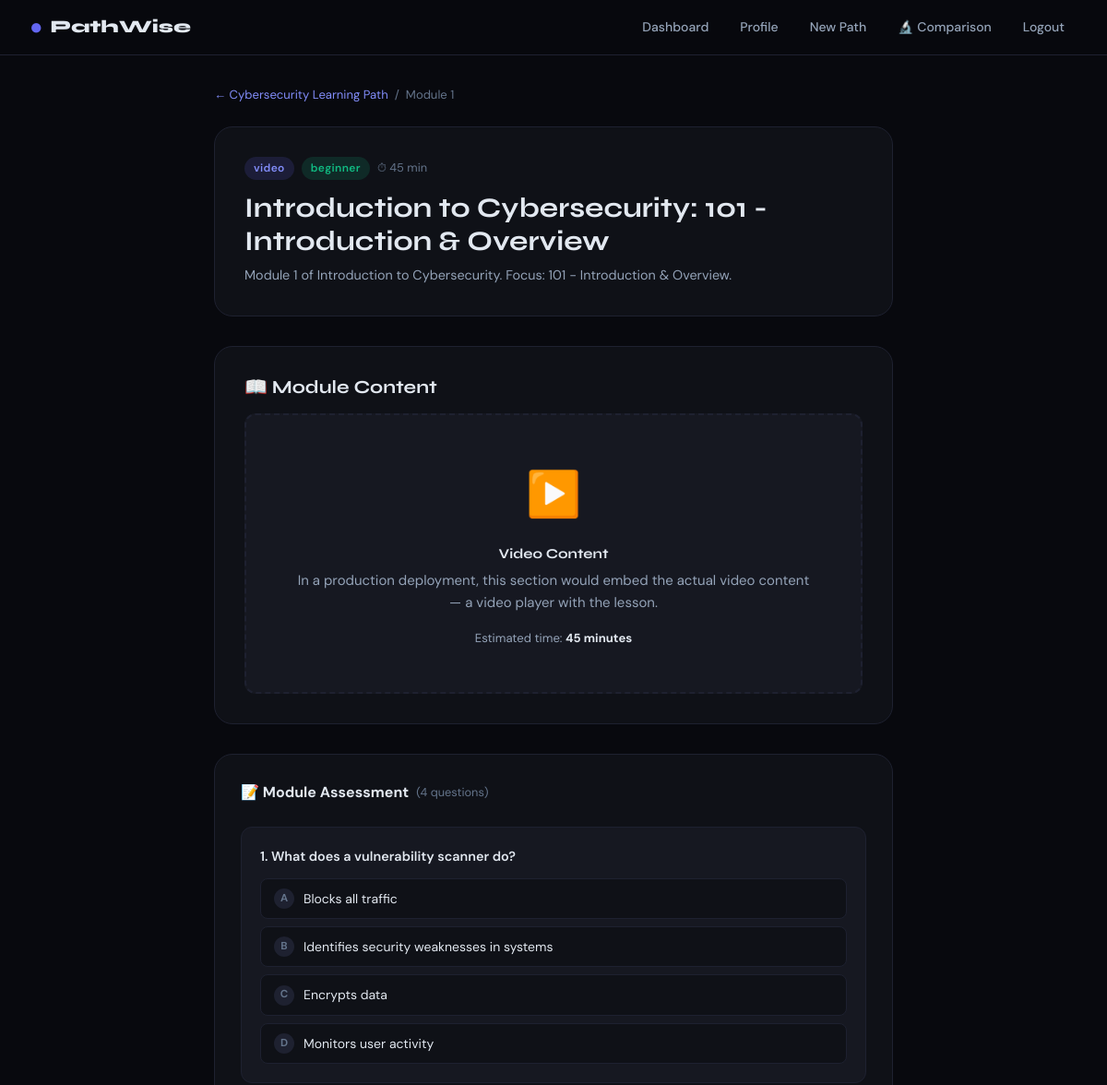
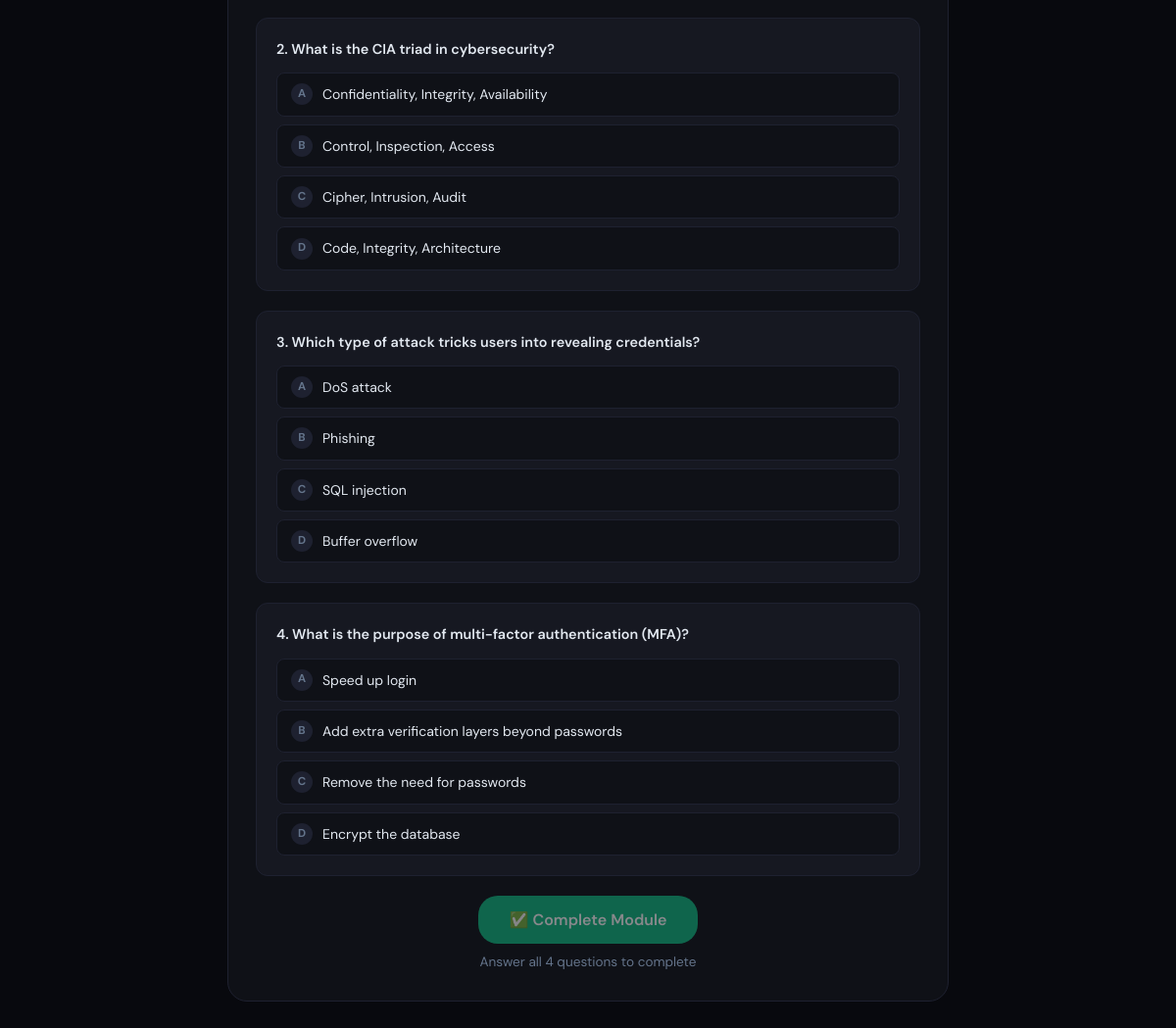
Page /path/2/module/7 (signed in) on the committed database (2 pictures, top to bottom).
### models/learning_path.py (models this page shows, shortened)
class LearningPath(db.Model):
    __tablename__ = 'learning_paths'
    id              = db.Column(db.Integer, primary_key=True)
    user_id         = db.Column(db.Integer, db.ForeignKey('users.id'), nullable=False)
    title           = db.Column(db.String(300), nullable=False)
    domain          = db.Column(db.String(100), nullable=True)
    description     = db.Column(db.Text,        nullable=True)
    total_modules   = db.Column(db.Integer,     default=0)
    estimated_hours = db.Column(db.Float,       default=0.0)
    difficulty      = db.Column(db.String(30),  nullable=True)
    cbr_cases_used_json  = db.Column(db.Text, nullable=True)   # IDs of similar cases used
    cbr_similarity_json  = db.Column(db.Text, nullable=True)   # Similarity scores
    rbr_rules_applied_json = db.Column(db.Text, nullable=True) # Rules that were applied
    status          = db.Column(db.String(30), default='active')  # active, completed, abandoned
    is_current      = db.Column(db.Boolean,    default=True)
    completed_at    = db.Column(db.DateTime,   nullable=True)
    certificate_path = db.Column(db.String(500), nullable=True)
    created_at      = db.Column(db.DateTime,   default=datetime.utcnow)
    path_modules = db.relationship(
        'LearningPathModule', backref='learning_path',
        lazy=True, order_by='LearningPathModule.order_index',
        cascade='all, delete-orphan'
    )
    progress = db.relationship('Progress', backref='learning_path', lazy=True, cascade='all, delete-orphan')

class LearningPathModule(db.Model):
    __tablename__ = 'learning_path_modules'
    id              = db.Column(db.Integer, primary_key=True)
    learning_path_id = db.Column(db.Integer, db.ForeignKey('learning_paths.id'), nullable=False)
    module_id       = db.Column(db.Integer, db.ForeignKey('modules.id'), nullable=False)
    order_index     = db.Column(db.Integer, default=0)
    is_completed    = db.Column(db.Boolean, default=False)
    is_locked       = db.Column(db.Boolean, default=False)   # Locked until previous completed
    completed_at    = db.Column(db.DateTime, nullable=True)
    assessment_score = db.Column(db.Float,   nullable=True)   # Post-module quiz score
    module = db.relationship('Module', backref='path_entries', lazy=True)

### models/course.py (models this page shows, shortened)
class Module(db.Model):
    __tablename__ = 'modules'
    id           = db.Column(db.Integer, primary_key=True)
    course_id    = db.Column(db.Integer, db.ForeignKey('courses.id'), nullable=False)
    title        = db.Column(db.String(300), nullable=False)
    description  = db.Column(db.Text,        nullable=True)
    module_type  = db.Column(db.String(30),  nullable=False)      # video, lab, project, reading, quiz
    difficulty   = db.Column(db.String(30),  nullable=False)      # beginner, intermediate, advanced
    duration_min = db.Column(db.Integer,      nullable=True)       # Duration in minutes
    domain       = db.Column(db.String(100),  nullable=False)      # Topic domain
    tags_json    = db.Column(db.Text,         nullable=True)       # JSON list of tags
    order_index  = db.Column(db.Integer,      default=0)           # Order within course
    is_active    = db.Column(db.Boolean,      default=True)
    assessment_questions_json = db.Column(db.Text, nullable=True)

### routes/learning_path.py (the view)
@lp_bp.route('/<int:path_id>')
@login_required
def view_path(path_id):
    path = LearningPath.query.filter_by(id=path_id, user_id=current_user.id).first_or_404()
    progress = Progress.query.filter_by(
        user_id=current_user.id, learning_path_id=path_id
    ).first()
    modules_data = [pm.to_dict() for pm in path.path_modules]
    rules = path.get_rbr_rules()
    return render_template('learning_path/view.html',
                           path=path,
                           modules=modules_data,
                           progress=progress,
                           rules_applied=rules,
                           completion=path.get_completion_percentage())

### routes/learning_path.py (called while the page is built)
@lp_bp.route('/<int:path_id>/module/<int:path_module_id>')
@login_required
def view_module(path_id, path_module_id):
    path = LearningPath.query.filter_by(id=path_id, user_id=current_user.id).first_or_404()
    pm = LearningPathModule.query.filter_by(
        id=path_module_id, learning_path_id=path_id
    ).first_or_404()
    if pm.is_locked:
        flash('Complete the previous module first.', 'warning')
        return redirect(url_for('learning_path.view_path', path_id=path_id))
    module = pm.module
    from utils.assessment_questions import get_questions_for_module
    assessment_questions = get_questions_for_module(
        module_title=module.title,
        module_domain=module.domain,
        n=4
    )
    return render_template('learning_path/module.html',
                           path=path, pm=pm, module=module,
                           questions=assessment_questions)

### utils/assessment_questions.py (called while the page is built, shortened)
def get_questions_for_module(module_title: str, module_domain: str = '', n: int = 4) -> list:
    title_lower = module_title.lower()
    domain_lower = (module_domain or '').lower().replace('_', ' ')
    best_key = None
    best_score = 0
    for key in QUESTION_BANK:
        if key == 'default':
            continue
        keywords = key.split()
        score = sum(1 for kw in keywords if kw in title_lower)
        if score > best_score:
            best_score = score
            best_key = key
    questions = QUESTION_BANK.get(best_key or 'default', QUESTION_BANK['default'])
    import random
    selected = random.sample(questions, min(n, len(questions)))
    return selected

### templates/learning_path/module.html (shortened to what this page needs)
{% extends "base.html" %}
{% block content %}
<div class="module-wrap">
  <div style="font-size:0.82rem;color:var(--text-muted);margin-bottom:1.5rem;">
    <a href="{{ url_for('learning_path.view_path', path_id=path.id) }}" style="color:var(--accent2);">← {{ path.title }}</a>
    &nbsp;/&nbsp; Module {{ pm.order_index + 1 }}
  </div>
  <div class="module-hero">
    <div style="display:flex;gap:8px;flex-wrap:wrap;margin-bottom:12px;">
      <span class="badge badge-{{ module.module_type or 'mixed' }}">{{ module.module_type or 'mixed' }}</span>
      <span class="badge badge-{{ module.difficulty or 'intermediate' }}">{{ module.difficulty or 'intermediate' }}</span>
      <span style="font-size:0.8rem;color:var(--text-muted);display:flex;align-items:center;">⏱ {{ module.duration_min or 60 }} min</span>
    </div>
    <h2>{{ module.title }}</h2>
    <p style="margin-top:8px;font-size:0.9rem;">{{ module.description or 'Complete this module to progress in your learning path.' }}</p>
  </div>
  {% if pm.is_completed %}
  <div class="card completed-state">
    <div style="font-size:2.5rem;">✅</div>
    <h3 style="color:var(--success);margin-top:8px;">Module Completed!</h3>
    <p class="mt-1">Score: <strong>{{ pm.assessment_score|round|int if pm.assessment_score else 'N/A' }}%</strong></p>
    <a href="{{ url_for('learning_path.view_path', path_id=path.id) }}" class="btn btn-primary mt-3">Back to Path →</a>
  </div>
  {% else %}
  <div class="module-content">
    <h3 style="margin-bottom:1rem;">📖 Module Content</h3>
    <div class="content-placeholder">
      {% set icons = {'video': '▶️', 'labs': '🔬', 'project': '🚀', 'theory': '📖', 'reading': '📄', 'quiz': '❓', 'mixed': '🎨'} %}
      <div class="content-type-icon">{{ icons.get(module.module_type, '📚') }}</div>
      <h4 style="color:var(--text);">{{ module.module_type.title() if module.module_type else 'Mixed' }} Content</h4>
      <p class="mt-1">In a production deployment, this section would embed the actual {{ module.module_type or 'mixed' }} content —
      {% if module.module_type == 'video' %}a video player with the lesson{% elif module.module_type == 'labs' %}an interactive lab environment{% elif module.module_type == 'project' %}a project workspace{% else %}the reading material{% endif %}.</p>
      <p class="mt-2" style="font-size:0.82rem;">Estimated time: <strong style="color:var(--text);">{{ module.duration_min or 60 }} minutes</strong></p>
    </div>
  </div>
  <form method="POST" action="{{ url_for('learning_path.complete_module', path_id=path.id, path_module_id=pm.id) }}" id="assessForm">
    <div class="assessment-section card">
      <div class="assess-title">
        📝 Module Assessment
        <span style="font-size:0.8rem;color:var(--text-muted);font-weight:400;">({{ questions|length }} questions)</span>
      </div>
      {% for i, q in enumerate(questions) %}
      <div class="assess-question">
        <div class="assess-q-text">{{ i + 1 }}. {{ q.q }}</div>
        <div class="assess-options">
          {% for j, opt in enumerate(q.opts) %}
          <div class="assess-opt">
            <label for="aq{{ i }}_{{ j }}">
              <span class="opt-letter">{{ ['A','B','C','D'][j] }}</span>
              {{ opt }}
            </label>
          </div>
          {% endfor %}
        </div>
      </div>
      {% endfor %}
      <div style="text-align:center;margin-top:1rem;">
        <button type="submit" class="btn btn-success btn-lg" id="completeBtn" disabled>
          ✅ Complete Module
        </button>
        <p class="mt-1 text-sm text-muted" id="completeNote">Answer all {{ questions|length }} questions to complete</p>
      </div>
    </div>
  </form>
  {% endif %}
</div>
{% endblock %}

### templates/base.html (style rules this page uses)
:root { --bg: #08090E; --surface: #0F1117; --surface2: #161821; --border: #1E2130; --accent: #6366F1; --accent2: #818CF8; --accent-glow: rgba(99,102,241,0.15); --success: #10B981; --warning: #F59E0B; --error: #EF4444; --text: #E2E8F0; --text-muted:#64748B; --text-dim: #94A3B8; --radius: 12px; --radius-lg: 20px; --font-head: 'Syne', sans-serif; --font-body: 'DM Sans', sans-serif; --transition: 0.2s cubic-bezier(0.4,0,0.2,1); }
*, *::before, *::after { box-sizing: border-box; margin: 0; padding: 0; }
html { scroll-behavior: smooth; }
body { background: var(--bg); color: var(--text); font-family: var(--font-body); font-size: 15px; line-height: 1.6; min-height: 100vh; }
h1,h2,h3,h4,h5 { font-family: var(--font-head); font-weight: 700; line-height: 1.2; }
h2 { font-size: clamp(1.4rem, 2.5vw, 2rem); }
h3 { font-size: 1.25rem; }
p { color: var(--text-dim); }
a { color: var(--accent2); text-decoration: none; transition: color var(--transition); }
.card { background: var(--surface); border: 1px solid var(--border); border-radius: var(--radius-lg); padding: 1.75rem; transition: border-color var(--transition); }
.btn { display: inline-flex; align-items: center; justify-content: center; gap: 8px; padding: 10px 22px; border-radius: var(--radius); font-family: var(--font-body); font-size: 0.9rem; font-weight: 600; cursor: pointer; border: none; transition: all var(--transition); text-decoration: none; }
.btn-success { background: var(--success); color: #fff; }
.btn-lg { padding: 14px 32px; font-size: 1rem; border-radius: var(--radius-lg); }
.btn:disabled { opacity: 0.5; cursor: not-allowed; transform: none !important; }
.badge { display: inline-flex; align-items: center; gap: 4px; padding: 3px 10px; border-radius: 99px; font-size: 0.75rem; font-weight: 600; letter-spacing: 0.03em; }
.badge-beginner { background: rgba(16,185,129,0.15); color: #10B981; }
.badge-video { background: rgba(99,102,241,0.15); color: #818CF8; }
.mt-1 { margin-top: 0.5rem; }
.mt-2 { margin-top: 1rem; }
.text-muted { color: var(--text-muted); }
.text-sm { font-size: 0.85rem; }

### templates/learning_path/module.html (style rules this page uses)
.module-wrap { max-width: 800px; margin: 0 auto; padding: 2rem; }
.module-hero { padding: 2rem; border-radius: var(--radius-lg); border: 1px solid var(--border); margin-bottom: 2rem; background: var(--surface); }
.module-content { padding: 2rem; border-radius: var(--radius-lg); border: 1px solid var(--border); background: var(--surface); margin-bottom: 2rem; }
.content-placeholder { border-radius: var(--radius); background: var(--surface2); border: 2px dashed var(--border); padding: 3rem; text-align: center; color: var(--text-muted); }
.content-type-icon { font-size: 3rem; margin-bottom: 1rem; }
.assessment-section { margin-top: 2rem; }
.assess-title { font-size: 1rem; font-weight: 700; margin-bottom: 1.5rem; display: flex; align-items: center; gap: 8px; }
.assess-question { margin-bottom: 1.25rem; padding: 1.25rem; border-radius: var(--radius); background: var(--surface2); border: 1px solid var(--border); }
.assess-q-text { font-weight: 600; font-size: 0.9rem; color: var(--text); margin-bottom: 12px; }
.assess-options { display: flex; flex-direction: column; gap: 8px; }
.assess-opt label { display: flex; align-items: center; gap: 10px; padding: 10px 14px; border-radius: 8px; background: var(--surface); border: 1px solid var(--border); cursor: pointer; transition: all var(--transition); font-size: 0.875rem; }
.opt-letter { width: 22px; height: 22px; border-radius: 50%; background: var(--border); font-size: 0.72rem; font-weight: 700; display: flex; align-items: center; justify-content: center; flex-shrink: 0; color: var(--text-muted); }

### rows in the picture
LearningPath: title "Cybersecurity Learning Path"
LearningPathModule: pm.order_index+1 "1"
Module: module_type "video", difficulty "beginner", duration_min "45", title "Introduction to Cybersecurity: 101 - Introduction & Overview", description "Module 1 of Introduction to Cybersecurity. Focus: 101 - Introduction & Overview.", get "▶️", module_type "Video"

### other values in the picture
{{ questions|length }} "4"
{{ i + 1 }} "1" "2" "3" "4"
{{ q.q }} "What does a vulnerability scanner do?" "What is the CIA triad in cybersecurity?" "Which type of attack tricks users into revealing credentials?" "What is the purpose of multi-factor authentication (MFA)?"
{{ ['A','B','C','D'][j] }} "A" "B" "C" "D" "A" "B" "C" "D" "A" "B" "C" "D" "A" "B" "C" "D"
{{ opt }} "Blocks all traffic" "Identifies security weaknesses in systems" "Encrypts data" "Monitors user activity" "Confidentiality, Integrity, Availability" "Control, Inspection, Access" "Cipher, Intrusion, Audit" "Code, Integrity, Architecture" "DoS attack" "Phishing" "SQL injection" "Buffer overflow" "Speed up login" "Add extra verification layers beyond passwords" "Remove the need for passwords" "Encrypt the database"
